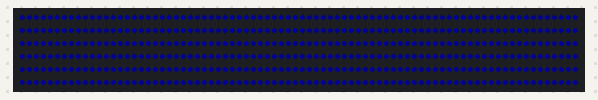
Bench run of a sketch on a simulated Teensy 3. On the bench: 480 RGB LEDs in strip order, left to right, continuing on the next row. Dim RGB values are drawn brighter than linear.

Above: at 1.2 s.

The sketch:

ColumnDemo.ino
```cpp
#define USE_OCTOWS2811
#include <OctoWS2811.h>
#include <FastLED.h>

#define GRID_WIDTH 51
#define GRID_HEIGHT 72

#define NUM_LEDS_PER_STRIP 480
#define NUM_STRIPS 8
#define NUM_LEDS (NUM_STRIPS * NUM_LEDS_PER_STRIP)

CRGB leds[NUM_LEDS];

// Pin layouts on the teensy 3:
// OctoWS2811: 2,14,7,8,6,20,21,5

void setup() {
  LEDS.addLeds<OCTOWS2811>(leds, NUM_LEDS_PER_STRIP);
  LEDS.setBrightness(20);
}

int point_x = 0;
int point_y = 0;

//Move a point
void update_point()
{
  point_x += 1;
  point_y += 1;

  point_x = point_x % GRID_WIDTH;
  point_y = point_y % GRID_HEIGHT;
}

int point2addr(int x, int y)
{
  return min(NUM_LEDS, x + (y * GRID_WIDTH));
}

void loop() {

  //Blank the whole strip
  for (int ii = 0; ii < NUM_LEDS; ii++)
  {
    leds[ii] = CRGB::Blue; //CRGB::Black;
  }

  update_point();

  //Light the point up
  leds[point2addr(point_x, point_y)] = CRGB::White;

  //Set a neighborhood around the point to a color
  leds[point2addr(point_x, (point_y + 1))] = CRGB::Purple;
  leds[point2addr((point_x + 1), point_y)] = CRGB::Purple;
  leds[point2addr((point_x + 1), (point_y + 1))] = CRGB::Purple;
  leds[point2addr((point_x + 1), (point_y - 1))] = CRGB::Purple;
  leds[point2addr(point_x, (point_y - 1))] = CRGB::Purple;
  leds[point2addr((point_x - 1), point_y)] = CRGB::Purple;
  leds[point2addr((point_x - 1), (point_y - 1))] = CRGB::Purple;
  leds[point2addr((point_x - 1), (point_y + 1))] = CRGB::Purple;

  //Output
  LEDS.show();
  LEDS.delay(100);
}
```
